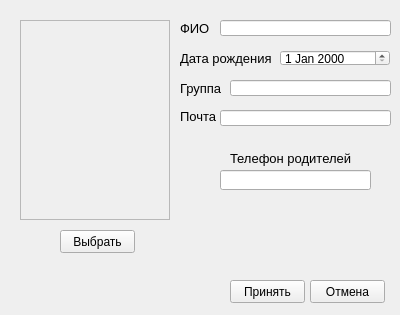
<?xml version="1.0" encoding="UTF-8"?>
<ui version="4.0">
 <class>AddingStudent</class>
 <widget class="QWidget" name="AddingStudent">
  <property name="geometry">
   <rect>
    <x>0</x>
    <y>0</y>
    <width>400</width>
    <height>315</height>
   </rect>
  </property>
  <property name="windowTitle">
   <string>Добавить студента</string>
  </property>
  <property name="windowIcon">
   <iconset resource="images.qrc">
    <normaloff>:/source/konoha.ico</normaloff>:/source/konoha.ico</iconset>
  </property>
  <widget class="QLabel" name="PhotoLabel">
   <property name="geometry">
    <rect>
     <x>20</x>
     <y>20</y>
     <width>150</width>
     <height>200</height>
    </rect>
   </property>
   <property name="minimumSize">
    <size>
     <width>150</width>
     <height>200</height>
    </size>
   </property>
   <property name="maximumSize">
    <size>
     <width>150</width>
     <height>200</height>
    </size>
   </property>
   <property name="frameShape">
    <enum>QFrame::StyledPanel</enum>
   </property>
   <property name="text">
    <string/>
   </property>
   <property name="scaledContents">
    <bool>true</bool>
   </property>
  </widget>
  <widget class="QPushButton" name="SelectPhotoButton">
   <property name="geometry">
    <rect>
     <x>60</x>
     <y>230</y>
     <width>75</width>
     <height>23</height>
    </rect>
   </property>
   <property name="text">
    <string>Выбрать</string>
   </property>
  </widget>
  <widget class="QPushButton" name="AcceptButton">
   <property name="geometry">
    <rect>
     <x>230</x>
     <y>280</y>
     <width>75</width>
     <height>23</height>
    </rect>
   </property>
   <property name="text">
    <string>Принять</string>
   </property>
  </widget>
  <widget class="QPushButton" name="DeniedButton">
   <property name="geometry">
    <rect>
     <x>310</x>
     <y>280</y>
     <width>75</width>
     <height>23</height>
    </rect>
   </property>
   <property name="text">
    <string>Отмена</string>
   </property>
  </widget>
  <widget class="QLabel" name="FamilyLabel">
   <property name="geometry">
    <rect>
     <x>180</x>
     <y>20</y>
     <width>31</width>
     <height>16</height>
    </rect>
   </property>
   <property name="font">
    <font>
     <pointsize>10</pointsize>
    </font>
   </property>
   <property name="text">
    <string>ФИО</string>
   </property>
  </widget>
  <widget class="QLabel" name="BirthdayLabel">
   <property name="geometry">
    <rect>
     <x>180</x>
     <y>50</y>
     <width>91</width>
     <height>16</height>
    </rect>
   </property>
   <property name="font">
    <font>
     <pointsize>10</pointsize>
    </font>
   </property>
   <property name="text">
    <string>Дата рождения</string>
   </property>
  </widget>
  <widget class="QLabel" name="GroupLabel">
   <property name="geometry">
    <rect>
     <x>180</x>
     <y>80</y>
     <width>47</width>
     <height>16</height>
    </rect>
   </property>
   <property name="font">
    <font>
     <pointsize>10</pointsize>
    </font>
   </property>
   <property name="contextMenuPolicy">
    <enum>Qt::NoContextMenu</enum>
   </property>
   <property name="text">
    <string>Группа</string>
   </property>
  </widget>
  <widget class="QLabel" name="PhotoPathLabel">
   <property name="geometry">
    <rect>
     <x>10</x>
     <y>300</y>
     <width>381</width>
     <height>16</height>
    </rect>
   </property>
   <property name="text">
    <string/>
   </property>
  </widget>
  <widget class="QLabel" name="MailLabel">
   <property name="geometry">
    <rect>
     <x>180</x>
     <y>110</y>
     <width>47</width>
     <height>13</height>
    </rect>
   </property>
   <property name="font">
    <font>
     <pointsize>10</pointsize>
    </font>
   </property>
   <property name="text">
    <string>Почта</string>
   </property>
  </widget>
  <widget class="QLabel" name="PhoneLabel">
   <property name="geometry">
    <rect>
     <x>230</x>
     <y>150</y>
     <width>121</width>
     <height>16</height>
    </rect>
   </property>
   <property name="font">
    <font>
     <pointsize>10</pointsize>
    </font>
   </property>
   <property name="text">
    <string>Телефон родителей</string>
   </property>
  </widget>
  <widget class="QLineEdit" name="FamilyLine">
   <property name="geometry">
    <rect>
     <x>220</x>
     <y>20</y>
     <width>171</width>
     <height>16</height>
    </rect>
   </property>
  </widget>
  <widget class="QDateEdit" name="dateEdit">
   <property name="geometry">
    <rect>
     <x>280</x>
     <y>50</y>
     <width>110</width>
     <height>16</height>
    </rect>
   </property>
  </widget>
  <widget class="QLineEdit" name="GroupEdit">
   <property name="geometry">
    <rect>
     <x>230</x>
     <y>80</y>
     <width>161</width>
     <height>16</height>
    </rect>
   </property>
  </widget>
  <widget class="QLineEdit" name="MailEdit">
   <property name="geometry">
    <rect>
     <x>220</x>
     <y>110</y>
     <width>171</width>
     <height>16</height>
    </rect>
   </property>
  </widget>
  <widget class="QLineEdit" name="PhoneEdit">
   <property name="geometry">
    <rect>
     <x>220</x>
     <y>170</y>
     <width>151</width>
     <height>20</height>
    </rect>
   </property>
  </widget>
 </widget>
 <resources>
  <include location="images.qrc"/>
 </resources>
 <connections/>
</ui>
